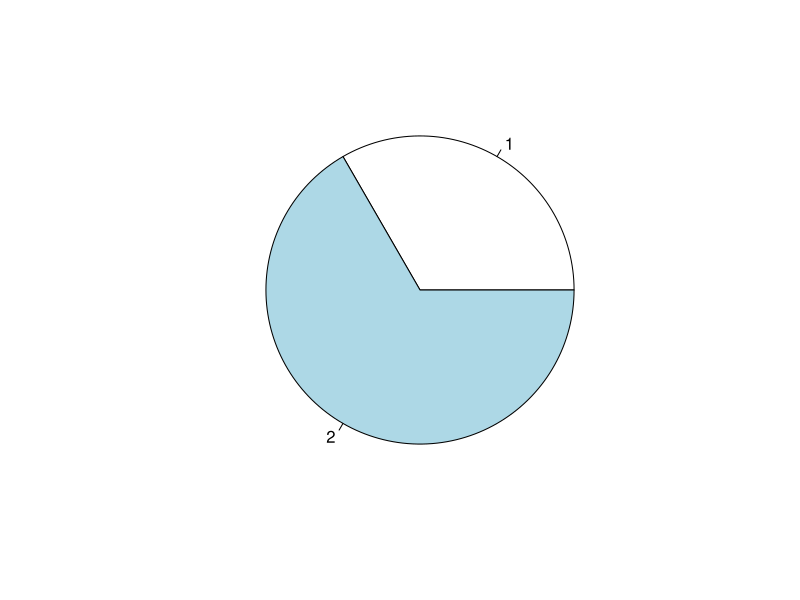
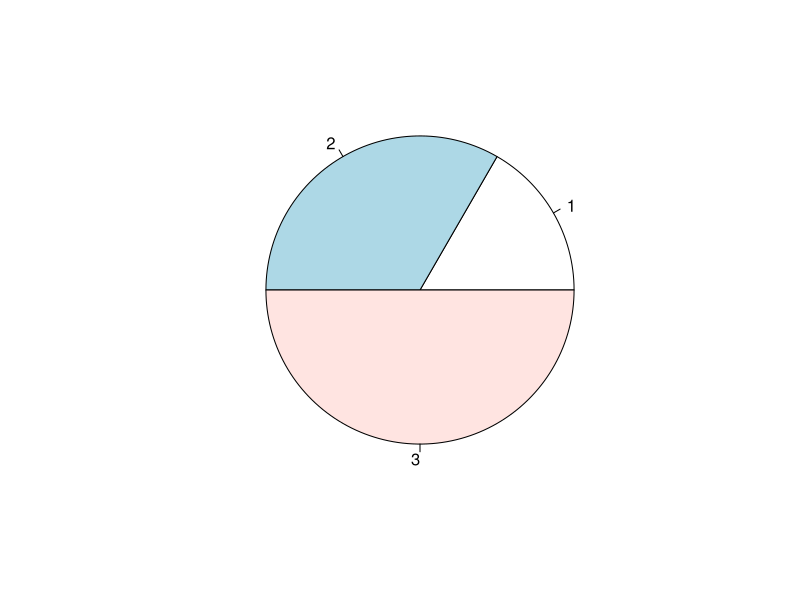

Write R code to recreate these figures, in order.
## ---- chunk 1
# getting started
x <- 4 
pie(c(1,2))
?pie()
#aspect ratio  height to width
x <- 4 
fname <- "/Users/sathishrajendiran/Documents/Sathish/Others/Masters/Syracuse/Courses-Term5/IST719/Week1/lab.pdf"


## ---- chunk 2
?pie()

#aspect ratio  height to width
pdf(file = fname,width = 4,height = 4)
pie(c(1,2,3))
# dev.off()


